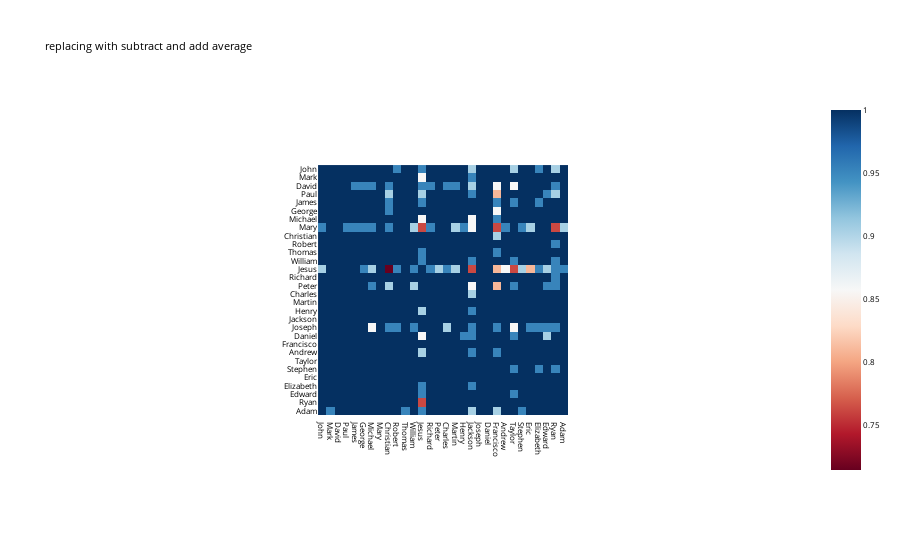

The cell this chart's notebook holds for it:
### Code cell
def imshow(tensor, renderer=None, xaxis="", yaxis="", font_size=None, show=True, color_continuous_midpoint=0.0, **kwargs):
    import plotly.express as px
    import transformer_lens.utils as utils
    fig = px.imshow(utils.to_numpy(tensor), color_continuous_midpoint=color_continuous_midpoint, color_continuous_scale="RdBu", labels={"x":xaxis, "y":yaxis}, **kwargs)
    if not font_size is None:
        if 'x' in kwargs:
            fig.update_layout(
              xaxis = dict(
                tickmode='array',
                tickvals = kwargs['x'],
                ticktext = kwargs['x'], 
                ),
               font=dict(size=font_size, color="black"))
        if 'y' in kwargs:
            fig.update_layout(
              yaxis = dict(
                tickmode='array',
                tickvals = kwargs['y'],
                ticktext = kwargs['y'], 
                ),
               font=dict(size=font_size, color="black"))
    if show:
        fig.show(renderer)
    else:
        return fig

name_toks_strs = [model.to_str_tokens(torch.tensor([t]))[0] for t in name_toks]
print(name_toks_strs)
imshow(n_correct_matrix, color_continuous_midpoint=None, y=name_toks_strs, x=name_toks_strs, title='replacing with subtract and add average', font_size=8)

### Figure 1 — Plotly figure (JSON) as saved in the notebook; plotly's stock layout.template omitted (floating-point values rounded to 4 significant figures; data arrays with more than 128 entries replaced by an {"elided": "..."} marker saying what was removed)
{"data": [{"coloraxis": "coloraxis", "hovertemplate": "x: %{x}<br>y: %{y}<br>color: %{z}<extra></extra>", "name": "0", "type": "heatmap", "x": [" John", " Mark", " David", " Paul", " James", " George", " Michael", " Mary", " Christian", " Robert", " Thomas", " William", " Jesus", " Richard", " Peter", " Charles", " Martin", " Henry", " Jackson", " Joseph", " Daniel", " Francisco", " Andrew", " Taylor", " Stephen", " Eric", " Elizabeth", " Edward", " Ryan", " Adam"], "xaxis": "x", "y": [" John", " Mark", " David", " Paul", " James", " George", " Michael", " Mary", " Christian", " Robert", " Thomas", " William", " Jesus", " Richard", " Peter", " Charles", " Martin", " Henry", " Jackson", " Joseph", " Daniel", " Francisco", " Andrew", " Taylor", " Stephen", " Eric", " Elizabeth", " Edward", " Ryan", " Adam"], "yaxis": "y", "z": {"elided": "30x30 float values"}}], "layout": {"autosize": true, "coloraxis": {"colorscale": [[0, "rgb(103,0,31)"], [0.1, "rgb(178,24,43)"], [0.2, "rgb(214,96,77)"], [0.3, "rgb(244,165,130)"], [0.4, "rgb(253,219,199)"], [0.5, "rgb(247,247,247)"], [0.6, "rgb(209,229,240)"], [0.7, "rgb(146,197,222)"], [0.8, "rgb(67,147,195)"], [0.9, "rgb(33,102,172)"], [1, "rgb(5,48,97)"]]}, "font": {"color": "black", "size": 8}, "title": {"text": "replacing with subtract and add average"}, "xaxis": {"anchor": "y", "autorange": true, "constrain": "domain", "domain": [0.3279, 0.6721], "range": [-0.5, 29.5], "scaleanchor": "y", "tickmode": "array", "ticktext": [" John", " Mark", " David", " Paul", " James", " George", " Michael", " Mary", " Christian", " Robert", " Thomas", " William", " Jesus", " Richard", " Peter", " Charles", " Martin", " Henry", " Jackson", " Joseph", " Daniel", " Francisco", " Andrew", " Taylor", " Stephen", " Eric", " Elizabeth", " Edward", " Ryan", " Adam"], "tickvals": [" John", " Mark", " David", " Paul", " James", " George", " Michael", " Mary", " Christian", " Robert", " Thomas", " William", " Jesus", " Richard", " Peter", " Charles", " Martin", " Henry", " Jackson", " Joseph", " Daniel", " Francisco", " Andrew", " Taylor", " Stephen", " Eric", " Elizabeth", " Edward", " Ryan", " Adam"], "type": "category"}, "yaxis": {"anchor": "x", "autorange": true, "constrain": "domain", "domain": [0, 1], "range": [29.5, -0.5], "tickmode": "array", "ticktext": [" John", " Mark", " David", " Paul", " James", " George", " Michael", " Mary", " Christian", " Robert", " Thomas", " William", " Jesus", " Richard", " Peter", " Charles", " Martin", " Henry", " Jackson", " Joseph", " Daniel", " Francisco", " Andrew", " Taylor", " Stephen", " Eric", " Elizabeth", " Edward", " Ryan", " Adam"], "tickvals": [" John", " Mark", " David", " Paul", " James", " George", " Michael", " Mary", " Christian", " Robert", " Thomas", " William", " Jesus", " Richard", " Peter", " Charles", " Martin", " Henry", " Jackson", " Joseph", " Daniel", " Francisco", " Andrew", " Taylor", " Stephen", " Eric", " Elizabeth", " Edward", " Ryan", " Adam"], "type": "category"}}}
